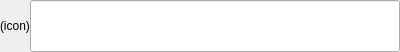
<?xml version="1.0" encoding="UTF-8"?>
<ui version="4.0">
 <class>SearchBar</class>
 <widget class="QFrame" name="SearchBar">
  <property name="geometry">
   <rect>
    <x>0</x>
    <y>0</y>
    <width>400</width>
    <height>52</height>
   </rect>
  </property>
  <property name="windowTitle">
   <string>Frame</string>
  </property>
  <layout class="QHBoxLayout" name="horizontalLayout">
   <property name="spacing">
    <number>0</number>
   </property>
   <property name="leftMargin">
    <number>0</number>
   </property>
   <property name="topMargin">
    <number>0</number>
   </property>
   <property name="rightMargin">
    <number>0</number>
   </property>
   <property name="bottomMargin">
    <number>0</number>
   </property>
   <item alignment="Qt::AlignVCenter">
    <widget class="QLabel" name="iconLabel">
     <property name="text">
      <string>(icon)</string>
     </property>
    </widget>
   </item>
   <item>
    <widget class="QLineEdit" name="lineEdit">
     <property name="sizePolicy">
      <sizepolicy hsizetype="Expanding" vsizetype="Expanding">
       <horstretch>0</horstretch>
       <verstretch>0</verstretch>
      </sizepolicy>
     </property>
    </widget>
   </item>
  </layout>
 </widget>
 <resources/>
 <connections/>
</ui>
